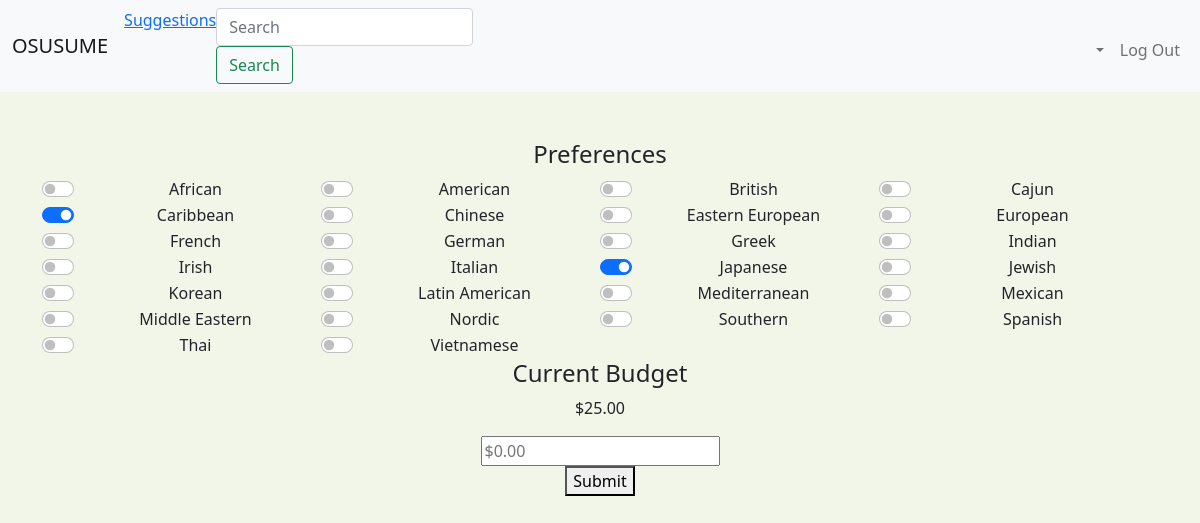
The page /settings (signed in) on the database its author committed.
### tables this page shows
CREATE TABLE cuisine_tags (
  id INTEGER ,
  cuisine_type TEXT,
  PRIMARY KEY(id)
);

### app.py (the view, shortened to what this page needs)
@app.route("/settings", methods=["GET", "POST"])
def settings():
    user_id = session["user_id"]
    user_prefs_IDs = db.execute("SELECT cuisine_id FROM user_preferences WHERE user_id=? AND enabled=?", user_id, 1 )
    all_cuisine_types = []
    current_user_prefs = []
    cuisine_tags = db.execute("SELECT * FROM cuisine_tags")
    for cuisine in cuisine_tags:
            all_cuisine_types.append(cuisine)
            for id in user_prefs_IDs:
                if id["cuisine_id"] == cuisine["id"]:
                    current_user_prefs.append(cuisine["cuisine_type"])
    if request.method == "GET":
        user_info = db.execute("SELECT points, daily_budget FROM users WHERE id=?", user_id)
        daily_budget = user_info[0]["daily_budget"]
        if not daily_budget:
            daily_budget = 0
        daily_budget = float(daily_budget)
        return render_template("settings.html", all_cuisine_types=all_cuisine_types, current_user_prefs=current_user_prefs, daily_budget=daily_budget)

### support_functions.py (called while the page is built)
def usd(value):
    return f"${value:,.2f}"

### templates/settings.html (shortened to what this page needs)
{% extends "layout.html" %}
{% block main %}
<div class="container">
    <div>
        <h4>Preferences</h4>
        <form action="/settings" method="post">
            <div class="container-fluid">
                <div class="row">
                    {% for cuisine in all_cuisine_types %}
                        <div class="form-check form-switch col-md-3">
                            {% if cuisine.cuisine_type in current_user_prefs %}{% set checkedVal = 'checked' %}{% endif %}
                            <input class="form-check-input" type="checkbox" id="{{ cuisine.cuisine_type }}" name="cuisine_selections" value="{{ cuisine.cuisine_type }}" {{ checkedVal }}>
                            <label class="form-check-label" for="{{ cuisine.cuisine_type }}">{{ cuisine.cuisine_type }}</label>
                        </div>
                        {% endfor %}
                </div>
            </div>
            <div>
                <h4>Current Budget</h4>
                <p>{{ daily_budget | usd }}</p>
            </div>
            <div>
                <input name="new_budget" autocomplete="off" id="new_budget" type="number" placeholder="$0.00" step=".01">
                <div>
                    <button type="submit">Submit</button>
                </div>
            </div>
        </form>
    </div>
</div>
{% endblock %}

### static/styles.css (style rules this page uses)
body { background-color: #f2f6e9; background-size: cover; background-position: center; position: relative; }

### rows shown on the page
cuisine_tags: cuisine_type "African"
cuisine_tags: cuisine_type "American"
cuisine_tags: cuisine_type "British"
cuisine_tags: cuisine_type "Cajun"
cuisine_tags: cuisine_type "Caribbean"
cuisine_tags: cuisine_type "Chinese"
cuisine_tags: cuisine_type "Eastern European"
cuisine_tags: cuisine_type "European"
cuisine_tags: cuisine_type "French"
cuisine_tags: cuisine_type "German"
cuisine_tags: cuisine_type "Greek"
cuisine_tags: cuisine_type "Indian"
cuisine_tags: cuisine_type "Irish"
cuisine_tags: cuisine_type "Italian"
cuisine_tags: cuisine_type "Japanese"
cuisine_tags: cuisine_type "Jewish"
cuisine_tags: cuisine_type "Korean"
cuisine_tags: cuisine_type "Latin American"
cuisine_tags: cuisine_type "Mediterranean"
cuisine_tags: cuisine_type "Mexican"
cuisine_tags: cuisine_type "Middle Eastern"
cuisine_tags: cuisine_type "Nordic"
cuisine_tags: cuisine_type "Southern"
cuisine_tags: cuisine_type "Spanish"
cuisine_tags: cuisine_type "Thai"
cuisine_tags: cuisine_type "Vietnamese"

### other values the page prints
{{ daily_budget | usd }} "$25.00"
